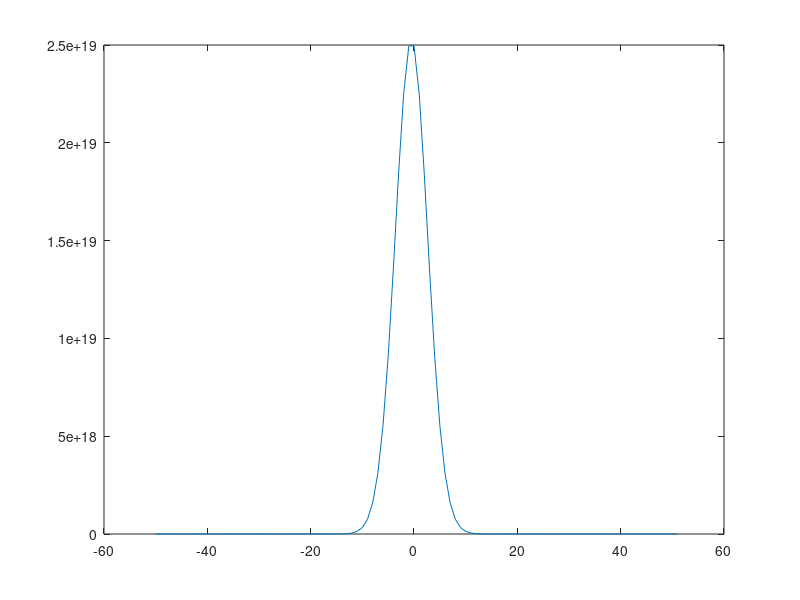

MATLAB code for this plot:
% The value at which one wants to calculate excess charge career
% concentration.
tmax = 10^-15;

% The infinitesimally small time element.
if tmax > 10^-13
    delT = 10^-16;
else
    delT = tmax/1000;
end

% Range of width axis.
rangeX = 5*10^-8;

% The infinitesimally small width element.
delX = 5*10^-10;
Dp = 12432*10^-7;

% for tmax = 10^-15s : delX = 5*10^-10, rangeX = 5*10^-8
% for tmax = 10^-14s : delX = 5*10^-10, rangeX = 5*10^-7
% for tmax = 10^-13s : delX = 5*10^-10, rangeX = 5*10^-7
% for tmax = 10^-12s : delX = 5*10^-10, rangeX = 5*10^-6
% for tmax = 10^-11s : delX = 5*10^-10, rangeX = 5*10^-6
% for tmax = 10^-10s : delX = 5*10^-10, rangeX = 5*10^-5
% for tmax = 10^-09s : delX = 10*10^-10, rangeX = 5*10^-4
% for tmax = 10^-08s : delX = 10*10^-10, rangeX = 5*10^-4

% Number of blocks created on the width axis.
elements = int16(rangeX/delX);

% initialization of excess charge career distribution at t=0.
p = zeros(1, 2 + elements);
p(int16(elements/2)) = 10^20;
p(1 + int16(elements/2)) = 10^20;

% temporary array to store the career concentration at t+deltat.
temp = zeros(1, 2 + elements);



% Width axis array.
x = [-int16(elements/2):1:1+int16(elements/2)];

% Number of blocks created on the time axis.
iterations = tmax/delT;

for t = 0:iterations
    for i = 2:(elements+1)
        temp(i) = p(i) + (delT*Dp/(delX^2))*(p(i+1) - 2*p(i) + p(i-1));
    end
    p = temp;
end

plot(x,p)
